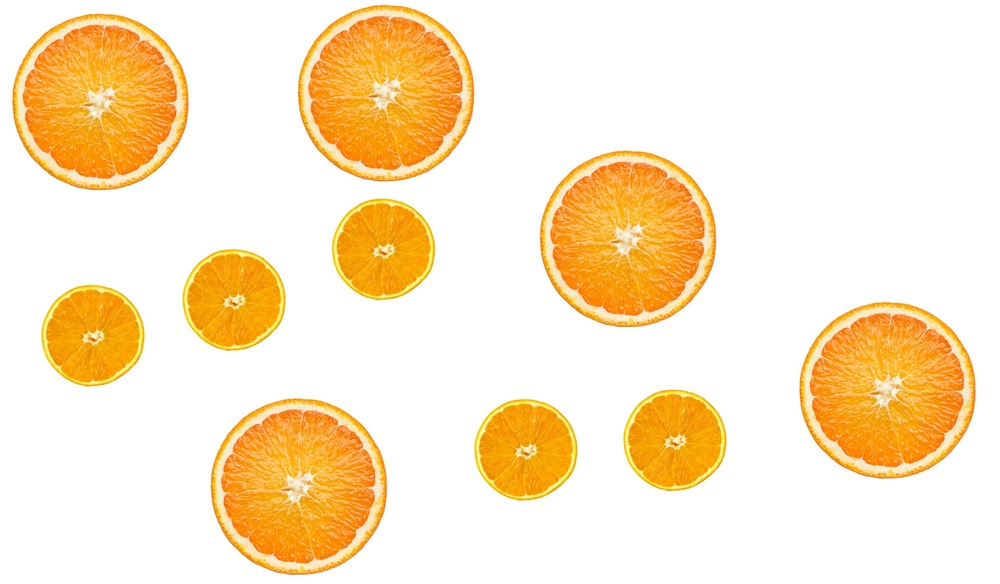
%> input picture OrangesTestExample.jpg, 1000 x 584 px, shrunk from 2409 x 1407 before the run
$ octave --eval "A3_2385201('OrangesTestExample.jpg');"   (GNU Octave 9; MATLAB toolbox functions it lacks are replaced by stand-ins)
%> lines starting %> are read from the running program, lines starting %| are printed output that depends on the picture; in (x1, y1, x2, y2) boxes, pixels count from 0 and x2, y2 are one past the last pixel; in counts of white or black regions, pixels touching at a corner belong together; the program's own positions count from 1
function A3_2385201(image)
%> called with image = 'OrangesTestExample.jpg'
    % Reading the original image
    original_image = imread(image);
%> original_image is the input picture: size 584x1000x3 uint8; mean R, G, B 252.4, 231.6, 198.4

    % Segmenting the image
    segmented_image = segmentation(original_image);

    % Counting the number of big and small half-cut oranges
    counting(segmented_image);
end

%% Median filtering and Otsu's method are used in this function to segment the oranges here because
% median filtering smooths the image and removes the noise,
% and Otsu's method finds the optimal threshold value to separate the foreground and background pixels.

function segmented_image = segmentation(original_image)
    % Reading the image
    f = rgb2gray(original_image);
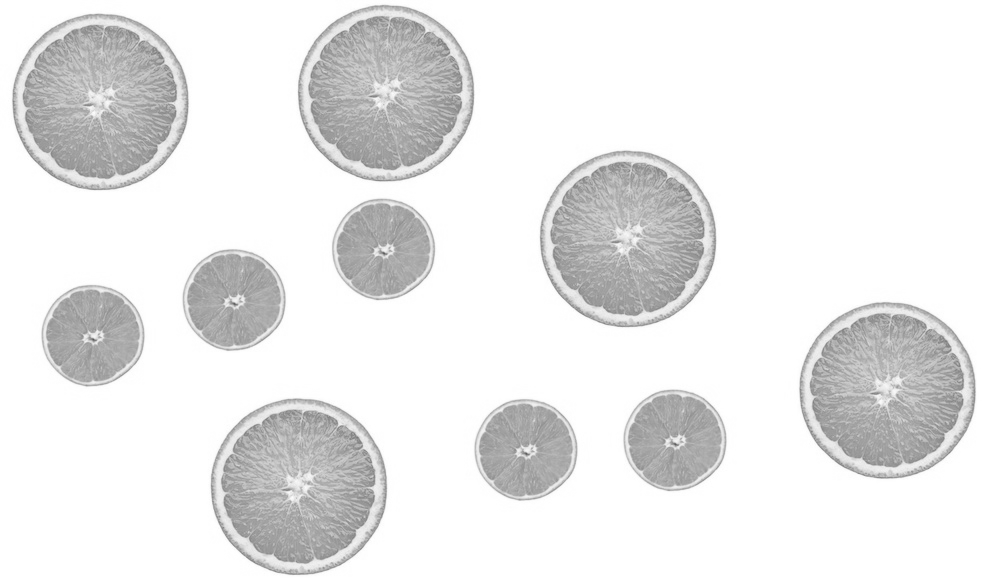
%> f: size 584x1000 uint8; min 88, max 255, mean 234.1

    % Pre-processing the image using median filtering
    f = medfilt2(f);

    % Using Otsu's method (graythresh built-in function) to get a threshold
    % value between 0 and 1
    thresh = graythresh(f);
%> thresh = 0.835

    % Converting the otsu threshold value to be between 0-255
    thresh = thresh.*255;
%> thresh = 213

    % Applying bi-level thresholding (See slide 35) and create new image sb
    sb=f;
    sb(sb<thresh)= 0;
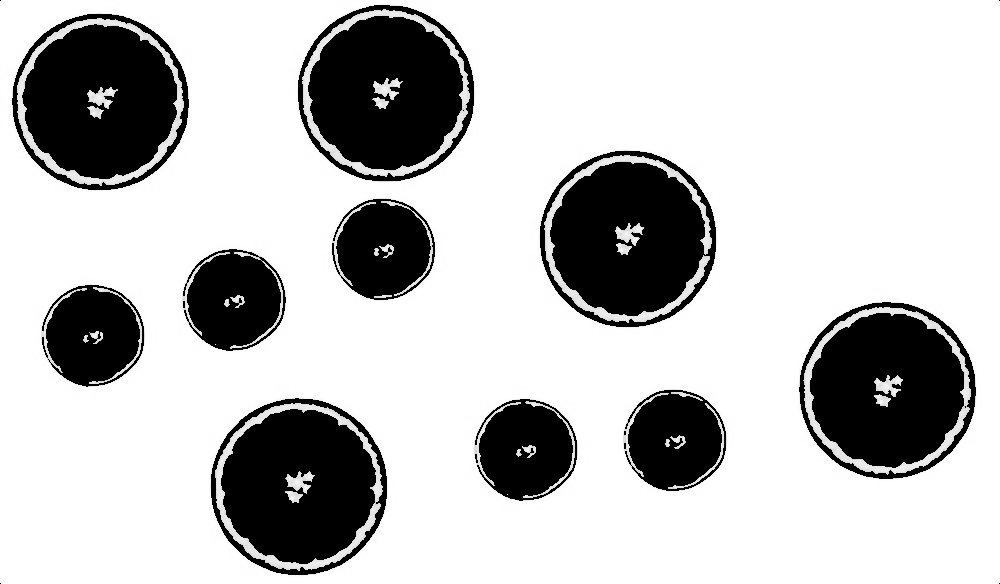
%> sb: size 584x1000 uint8; min 0, max 255, mean 192.4
    sb(sb>=thresh)= 255;
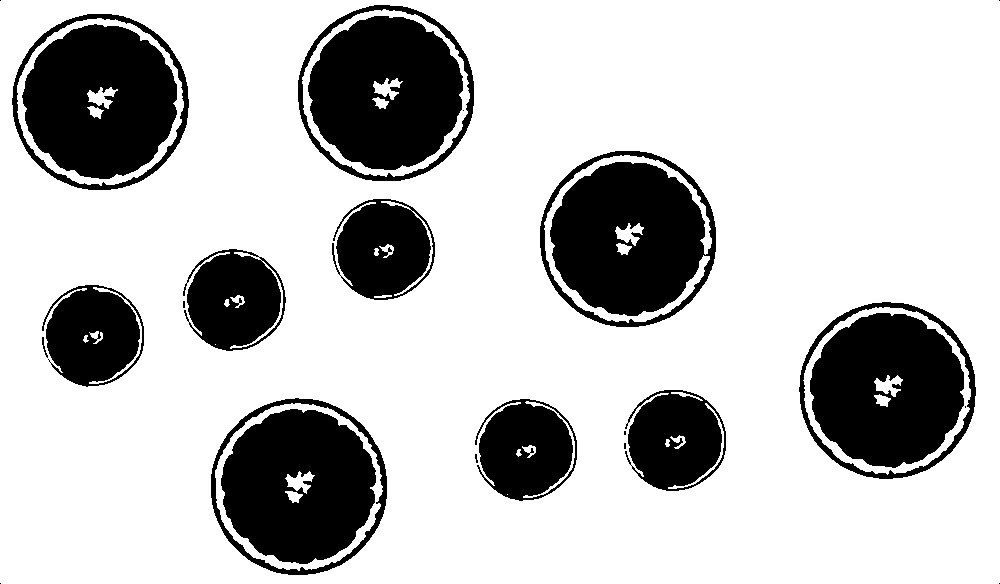
%> sb: size 584x1000 uint8; 75.9% white; 25 black regions (10 under 20 px), largest, box (x1, y1, x2, y2) and area: (540, 151, 716, 327) 20709, (308, 16, 463, 170) 17966, (22, 24, 177, 179) 17938

    % Creating Structuring Element S with 'disk' and size 3
    S = strel('disk', 3);

    % Applying Opening = Erosion and Dilation
        % Erode image f using imerode built-in function and Structuring
        % Element S and obtain image E1
        E1 =imerode(sb, S);
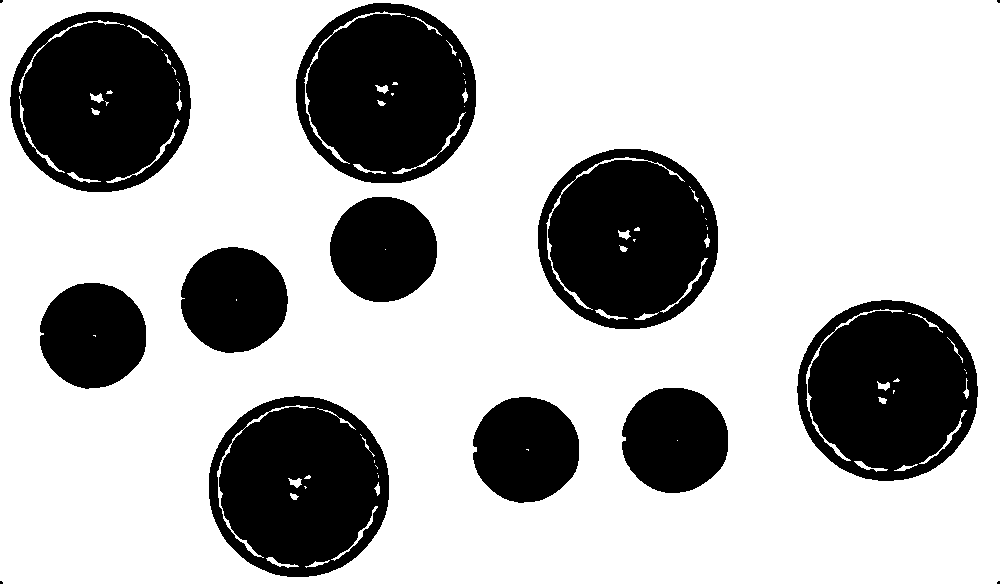
%> E1: size 584x1000 uint8; 71.4% white; 14 black regions (4 under 20 px), largest, box (x1, y1, x2, y2) and area: (296, 3, 476, 183) 24562, (209, 396, 389, 577) 24547, (10, 12, 191, 192) 24543
        % Dilate image E1 using imdilate built-in function and Structuring
        % Element S and obtain image D1
        D1 = imdilate(E1, S);
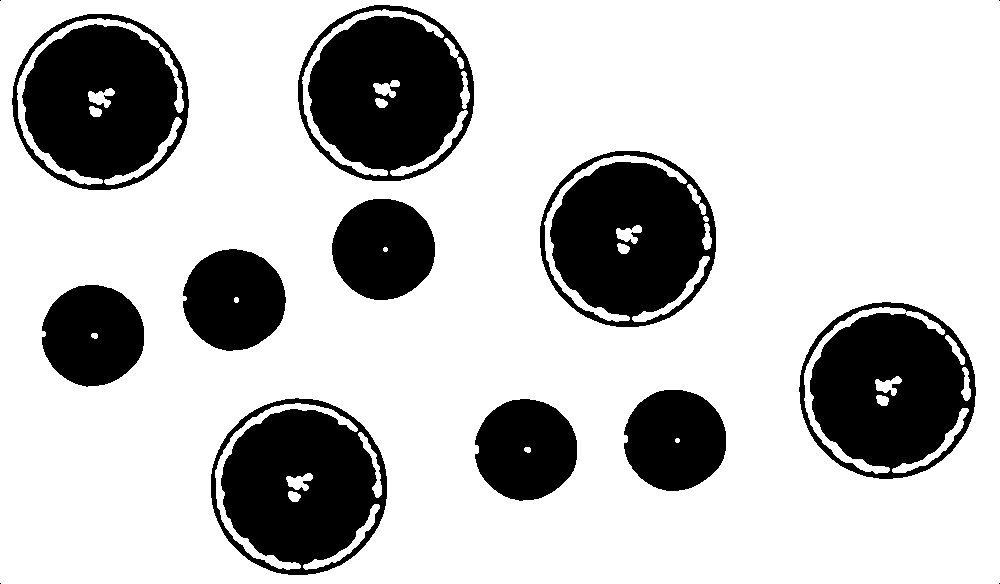
%> D1: size 584x1000 uint8; 75.2% white; 14 black regions (4 under 20 px), largest, box (x1, y1, x2, y2) and area: (799, 302, 976, 479) 20894, (298, 5, 474, 181) 20893, (211, 398, 387, 575) 20877

     % Inverting the image E2 since bwconncomp checks white areas
        E2 =255 - D1;

     % Fill in any incomplete regions in the image using imfill
        E2 = imfill(E2, "holes");
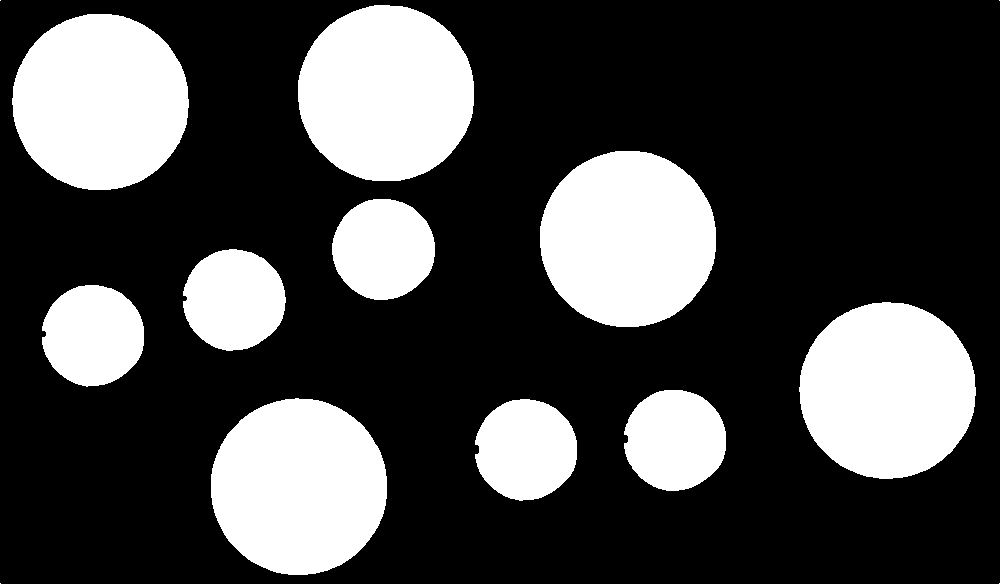
%> E2: size 584x1000 uint8; 28% white; 14 white regions (4 under 20 px), largest, box (x1, y1, x2, y2) and area: (211, 398, 387, 575) 24526, (12, 14, 189, 190) 24525, (540, 151, 716, 327) 24523

    % Showing the all of the steps together
    figure;
    subplot(2, 2, 1);
    imshow(original_image); title('Original Image');
    subplot(2, 2, 2);
    imshow(f); title('Grayscale and Median Filtered Image');
    subplot(2, 2, 3);
    imshow(255-sb); title('Binary Image');
    subplot(2, 2, 4);
    imshow(E2); title('Applying Opening and Filling');

    % Capturing the image data from the figure
    frame = getframe(1); % gets the firstly displayed frame

    % Saving the image as a PNG using imwrite
    imwrite(frame.cdata, 'Figure1.png', 'png');
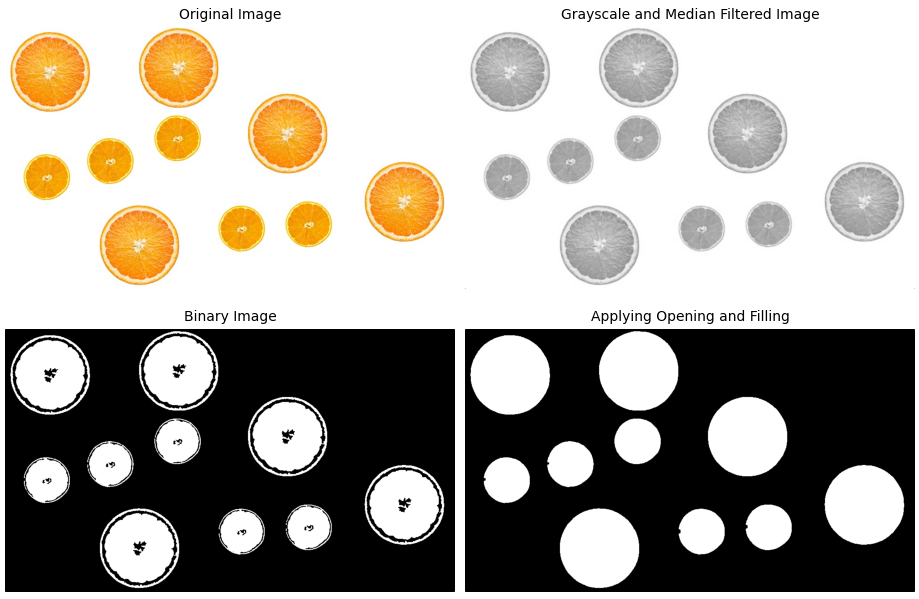
%> saved as Figure1.png: size 599x919x3 uint8; mean R, G, B 167.8, 163.3, 156.2

    % Returning the segmented image
    segmented_image = E2;
end

%% I use bwconncomp function here which finds and counts the connected components in a binary image
% and cellfun function to find how many pixels exist in a component.
% After that I used it to find a number of small oranges and big oranges
% separately by calculating the avrage number of pixels in a component.

function [num_big, num_small] = counting(segmented_image)
    % Finding the number of connected components in the segmented_image using
    % bwconncomp built-in function
    C =  bwconncomp(medfilt2(segmented_image)); %I also apply median filter here to remove if there is any noise caused by the small components
%> C = 10 connected components

    % Geting the value of connected components
    numComponents = length(C.PixelIdxList);
%> numComponents = 10

    % Geting the number of pixels in each connected component
    numPixels = cellfun(@numel,C.PixelIdxList);
%> numPixels = [24525 8123 8131 24526 24515 8152 8112 24523 8116 24520]

    % Geting the largest number of pixels of the connected components
    [biggest,~] = max(numPixels);
%> biggest = 24526

    % Geting the minimum number of pixels of the connected components
    [smallest,~] = min(numPixels);
%> smallest = 8112

    % Geting the average number of pixels of the connected components
    average = (smallest+biggest)/2;
%> average = 16319

% Creating counters for oranges
big_orange_counter = 0;
small_orange_counter = 0;

% Checking all connected components via this loop
for i = 1:numComponents

% Getting the number of pixels in the current connected component
numPixels = size(C.PixelIdxList{i}, 1);

 % Comparing the size of the avarage connected component with the biggest connected component
  if numPixels > average
      % Incrementing the counter for big oranges
      big_orange_counter = big_orange_counter + 1;
  end

  if numPixels <= average
      % Incrementing the counter for small oranges
      small_orange_counter = small_orange_counter + 1;
  end
end
%> this loop made 10 passes
%> numPixels on passes 1 to 10: 24525, 8123, 8131, 24526, 24515, 8152, 8112, 24523, 8116, 24520

% Creating a figure showing the segmented image and the number of big and small oranges
figure;
imshow(segmented_image);
% Here I use num2str function to convert numbers to string to display them in the title
title(['Number of big oranges: ' num2str(big_orange_counter) ', number of small oranges: ' num2str(small_orange_counter)]);

% Capturing the image data from the figure
frame = getframe(2); % gets the secondly displayed frame

% Saving the image data to a PNG using imwrite
imwrite(frame.cdata, 'Figure2.png', 'png');
end
